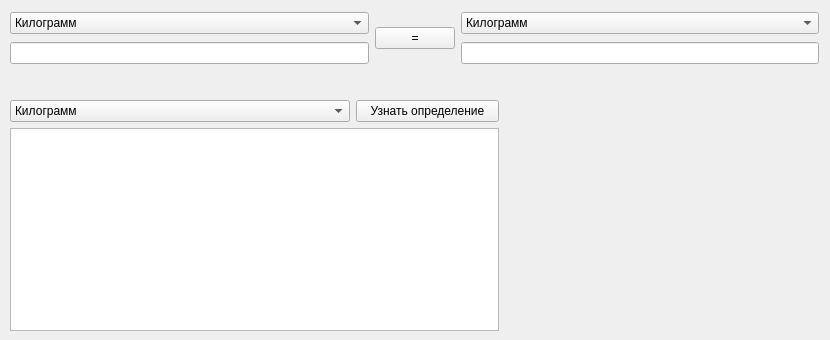
<?xml version="1.0" encoding="UTF-8"?>
<ui version="4.0">
 <class>Form</class>
 <widget class="QWidget" name="Form">
  <property name="geometry">
   <rect>
    <x>0</x>
    <y>0</y>
    <width>830</width>
    <height>340</height>
   </rect>
  </property>
  <property name="windowTitle">
   <string>Form</string>
  </property>
  <widget class="QWidget" name="layoutWidget">
   <property name="geometry">
    <rect>
     <x>10</x>
     <y>10</y>
     <width>809</width>
     <height>57</height>
    </rect>
   </property>
   <layout class="QHBoxLayout" name="horizontalLayout_3">
    <item>
     <layout class="QVBoxLayout" name="verticalLayout">
      <item>
       <widget class="QComboBox" name="comboBox_2">
        <item>
         <property name="text">
          <string>Килограмм</string>
         </property>
        </item>
        <item>
         <property name="text">
          <string>Грамм</string>
         </property>
        </item>
        <item>
         <property name="text">
          <string>Тонна</string>
         </property>
        </item>
        <item>
         <property name="text">
          <string>Центнер</string>
         </property>
        </item>
        <item>
         <property name="text">
          <string>Карат</string>
         </property>
        </item>
        <item>
         <property name="text">
          <string>Атомная еденица массы</string>
         </property>
        </item>
        <item>
         <property name="text">
          <string>Солнечная масса</string>
         </property>
        </item>
        <item>
         <property name="text">
          <string>Электронвольт</string>
         </property>
        </item>
        <item>
         <property name="text">
          <string>Масса протона</string>
         </property>
        </item>
        <item>
         <property name="text">
          <string>Планковская еденица массы</string>
         </property>
        </item>
        <item>
         <property name="text">
          <string>Стоун</string>
         </property>
        </item>
        <item>
         <property name="text">
          <string>Фунт (Американский)</string>
         </property>
        </item>
        <item>
         <property name="text">
          <string>Унция</string>
         </property>
        </item>
        <item>
         <property name="text">
          <string>Драхма (единица измерения массы, США)</string>
         </property>
        </item>
        <item>
         <property name="text">
          <string>Гран (Американский)</string>
         </property>
        </item>
        <item>
         <property name="text">
          <string>Короткая тонна</string>
         </property>
        </item>
        <item>
         <property name="text">
          <string>Короткий хандредвейт</string>
         </property>
        </item>
        <item>
         <property name="text">
          <string>Тройский фунт</string>
         </property>
        </item>
        <item>
         <property name="text">
          <string>Тройская унция</string>
         </property>
        </item>
        <item>
         <property name="text">
          <string>Драхма (единица измерения массы, Великобритания)</string>
         </property>
        </item>
        <item>
         <property name="text">
          <string>Скрупул</string>
         </property>
        </item>
        <item>
         <property name="text">
          <string>Гран (Британский)</string>
         </property>
        </item>
        <item>
         <property name="text">
          <string>Берковец</string>
         </property>
        </item>
        <item>
         <property name="text">
          <string>Пуд</string>
         </property>
        </item>
        <item>
         <property name="text">
          <string>Фунт (Русский)</string>
         </property>
        </item>
        <item>
         <property name="text">
          <string>Лот</string>
         </property>
        </item>
        <item>
         <property name="text">
          <string>Золотник</string>
         </property>
        </item>
        <item>
         <property name="text">
          <string>Доля</string>
         </property>
        </item>
        <item>
         <property name="text">
          <string>Аса</string>
         </property>
        </item>
        <item>
         <property name="text">
          <string>Английская тонна</string>
         </property>
        </item>
        <item>
         <property name="text">
          <string>Марка</string>
         </property>
        </item>
        <item>
         <property name="text">
          <string>Тод</string>
         </property>
        </item>
        <item>
         <property name="text">
          <string>Феркин</string>
         </property>
        </item>
        <item>
         <property name="text">
          <string>Хандредвейт</string>
         </property>
        </item>
        <item>
         <property name="text">
          <string>Хогсхед</string>
         </property>
        </item>
        <item>
         <property name="text">
          <string>Дарейк</string>
         </property>
        </item>
        <item>
         <property name="text">
          <string>Драхма (Античная)</string>
         </property>
        </item>
        <item>
         <property name="text">
          <string>Мина</string>
         </property>
        </item>
        <item>
         <property name="text">
          <string>Обол</string>
         </property>
        </item>
        <item>
         <property name="text">
          <string>Талант</string>
         </property>
        </item>
        <item>
         <property name="text">
          <string>Халк</string>
         </property>
        </item>
        <item>
         <property name="text">
          <string>Шекель</string>
         </property>
        </item>
        <item>
         <property name="text">
          <string>Кэтти</string>
         </property>
        </item>
        <item>
         <property name="text">
          <string>Манэ</string>
         </property>
        </item>
        <item>
         <property name="text">
          <string>Арбуза</string>
         </property>
        </item>
       </widget>
      </item>
      <item>
       <layout class="QHBoxLayout" name="horizontalLayout">
        <item>
         <widget class="QLineEdit" name="lineEdit"/>
        </item>
       </layout>
      </item>
     </layout>
    </item>
    <item>
     <widget class="QPushButton" name="pushButton">
      <property name="text">
       <string>=</string>
      </property>
     </widget>
    </item>
    <item>
     <layout class="QVBoxLayout" name="verticalLayout_2">
      <item>
       <widget class="QComboBox" name="comboBox_3">
        <item>
         <property name="text">
          <string>Килограмм</string>
         </property>
        </item>
        <item>
         <property name="text">
          <string>Грамм</string>
         </property>
        </item>
        <item>
         <property name="text">
          <string>Тонна</string>
         </property>
        </item>
        <item>
         <property name="text">
          <string>Центнер</string>
         </property>
        </item>
        <item>
         <property name="text">
          <string>Карат</string>
         </property>
        </item>
        <item>
         <property name="text">
          <string>Атомная еденица массы</string>
         </property>
        </item>
        <item>
         <property name="text">
          <string>Солнечная масса</string>
         </property>
        </item>
        <item>
         <property name="text">
          <string>Электронвольт</string>
         </property>
        </item>
        <item>
         <property name="text">
          <string>Масса протона</string>
         </property>
        </item>
        <item>
         <property name="text">
          <string>Планковская еденица массы</string>
         </property>
        </item>
        <item>
         <property name="text">
          <string>Стоун</string>
         </property>
        </item>
        <item>
         <property name="text">
          <string>Фунт (Американский)</string>
         </property>
        </item>
        <item>
         <property name="text">
          <string>Унция</string>
         </property>
        </item>
        <item>
         <property name="text">
          <string>Драхма (единица измерения массы, США)</string>
         </property>
        </item>
        <item>
         <property name="text">
          <string>Гран (Американский)</string>
         </property>
        </item>
        <item>
         <property name="text">
          <string>Короткая тонна</string>
         </property>
        </item>
        <item>
         <property name="text">
          <string>Короткий хандредвейт</string>
         </property>
        </item>
        <item>
         <property name="text">
          <string>Тройский фунт</string>
         </property>
        </item>
        <item>
         <property name="text">
          <string>Тройская унция</string>
         </property>
        </item>
        <item>
         <property name="text">
          <string>Драхма (единица измерения массы, Великобритания)</string>
         </property>
        </item>
        <item>
         <property name="text">
          <string>Скрупул</string>
         </property>
        </item>
        <item>
         <property name="text">
          <string>Гран (Британский)</string>
         </property>
        </item>
        <item>
         <property name="text">
          <string>Берковец</string>
         </property>
        </item>
        <item>
         <property name="text">
          <string>Пуд</string>
         </property>
        </item>
        <item>
         <property name="text">
          <string>Фунт (Русский)</string>
         </property>
        </item>
        <item>
         <property name="text">
          <string>Лот</string>
         </property>
        </item>
        <item>
         <property name="text">
          <string>Золотник</string>
         </property>
        </item>
        <item>
         <property name="text">
          <string>Доля</string>
         </property>
        </item>
        <item>
         <property name="text">
          <string>Аса</string>
         </property>
        </item>
        <item>
         <property name="text">
          <string>Английская тонна</string>
         </property>
        </item>
        <item>
         <property name="text">
          <string>Марка</string>
         </property>
        </item>
        <item>
         <property name="text">
          <string>Тод</string>
         </property>
        </item>
        <item>
         <property name="text">
          <string>Феркин</string>
         </property>
        </item>
        <item>
         <property name="text">
          <string>Хандредвейт</string>
         </property>
        </item>
        <item>
         <property name="text">
          <string>Хогсхед</string>
         </property>
        </item>
        <item>
         <property name="text">
          <string>Дарейк</string>
         </property>
        </item>
        <item>
         <property name="text">
          <string>Драхма (Античная)</string>
         </property>
        </item>
        <item>
         <property name="text">
          <string>Мина</string>
         </property>
        </item>
        <item>
         <property name="text">
          <string>Обол</string>
         </property>
        </item>
        <item>
         <property name="text">
          <string>Талант</string>
         </property>
        </item>
        <item>
         <property name="text">
          <string>Халк</string>
         </property>
        </item>
        <item>
         <property name="text">
          <string>Шекель</string>
         </property>
        </item>
        <item>
         <property name="text">
          <string>Кэтти</string>
         </property>
        </item>
        <item>
         <property name="text">
          <string>Манэ</string>
         </property>
        </item>
        <item>
         <property name="text">
          <string>Арбуза</string>
         </property>
        </item>
       </widget>
      </item>
      <item>
       <layout class="QHBoxLayout" name="horizontalLayout_2">
        <item>
         <widget class="QLineEdit" name="lineEdit_2"/>
        </item>
       </layout>
      </item>
     </layout>
    </item>
   </layout>
  </widget>
  <widget class="QWidget" name="layoutWidget">
   <property name="geometry">
    <rect>
     <x>10</x>
     <y>100</y>
     <width>489</width>
     <height>231</height>
    </rect>
   </property>
   <layout class="QVBoxLayout" name="verticalLayout_3">
    <item>
     <layout class="QHBoxLayout" name="horizontalLayout_4">
      <item>
       <widget class="QComboBox" name="comboBox_4">
        <item>
         <property name="text">
          <string>Килограмм</string>
         </property>
        </item>
        <item>
         <property name="text">
          <string>Грамм</string>
         </property>
        </item>
        <item>
         <property name="text">
          <string>Тонна</string>
         </property>
        </item>
        <item>
         <property name="text">
          <string>Центнер</string>
         </property>
        </item>
        <item>
         <property name="text">
          <string>Карат</string>
         </property>
        </item>
        <item>
         <property name="text">
          <string>Атомная еденица массы</string>
         </property>
        </item>
        <item>
         <property name="text">
          <string>Солнечная масса</string>
         </property>
        </item>
        <item>
         <property name="text">
          <string>Электронвольт</string>
         </property>
        </item>
        <item>
         <property name="text">
          <string>Масса протона</string>
         </property>
        </item>
        <item>
         <property name="text">
          <string>Планковская еденица массы</string>
         </property>
        </item>
        <item>
         <property name="text">
          <string>Стоун</string>
         </property>
        </item>
        <item>
         <property name="text">
          <string>Фунт (Американский)</string>
         </property>
        </item>
        <item>
         <property name="text">
          <string>Унция</string>
         </property>
        </item>
        <item>
         <property name="text">
          <string>Драхма (единица измерения массы, США)</string>
         </property>
        </item>
        <item>
         <property name="text">
          <string>Гран (Американский)</string>
         </property>
        </item>
        <item>
         <property name="text">
          <string>Короткая тонна</string>
         </property>
        </item>
        <item>
         <property name="text">
          <string>Короткий хандредвейт</string>
         </property>
        </item>
        <item>
         <property name="text">
          <string>Тройский фунт</string>
         </property>
        </item>
        <item>
         <property name="text">
          <string>Тройская унция</string>
         </property>
        </item>
        <item>
         <property name="text">
          <string>Драхма (единица измерения массы, Великобритания)</string>
         </property>
        </item>
        <item>
         <property name="text">
          <string>Скрупул</string>
         </property>
        </item>
        <item>
         <property name="text">
          <string>Гран (Британский)</string>
         </property>
        </item>
        <item>
         <property name="text">
          <string>Берковец</string>
         </property>
        </item>
        <item>
         <property name="text">
          <string>Пуд</string>
         </property>
        </item>
        <item>
         <property name="text">
          <string>Фунт (Русский)</string>
         </property>
        </item>
        <item>
         <property name="text">
          <string>Лот</string>
         </property>
        </item>
        <item>
         <property name="text">
          <string>Золотник</string>
         </property>
        </item>
        <item>
         <property name="text">
          <string>Доля</string>
         </property>
        </item>
        <item>
         <property name="text">
          <string>Аса</string>
         </property>
        </item>
        <item>
         <property name="text">
          <string>Английская тонна</string>
         </property>
        </item>
        <item>
         <property name="text">
          <string>Марка</string>
         </property>
        </item>
        <item>
         <property name="text">
          <string>Тод</string>
         </property>
        </item>
        <item>
         <property name="text">
          <string>Феркин</string>
         </property>
        </item>
        <item>
         <property name="text">
          <string>Хандредвейт</string>
         </property>
        </item>
        <item>
         <property name="text">
          <string>Хогсхед</string>
         </property>
        </item>
        <item>
         <property name="text">
          <string>Дарейк</string>
         </property>
        </item>
        <item>
         <property name="text">
          <string>Драхма (Античная)</string>
         </property>
        </item>
        <item>
         <property name="text">
          <string>Мина</string>
         </property>
        </item>
        <item>
         <property name="text">
          <string>Обол</string>
         </property>
        </item>
        <item>
         <property name="text">
          <string>Талант</string>
         </property>
        </item>
        <item>
         <property name="text">
          <string>Халк</string>
         </property>
        </item>
        <item>
         <property name="text">
          <string>Шекель</string>
         </property>
        </item>
        <item>
         <property name="text">
          <string>Кэтти</string>
         </property>
        </item>
        <item>
         <property name="text">
          <string>Манэ</string>
         </property>
        </item>
        <item>
         <property name="text">
          <string>Арбуза</string>
         </property>
        </item>
       </widget>
      </item>
      <item>
       <widget class="QPushButton" name="pushButton_2">
        <property name="text">
         <string>Узнать определение</string>
        </property>
       </widget>
      </item>
     </layout>
    </item>
    <item>
     <widget class="QPlainTextEdit" name="plainTextEdit"/>
    </item>
   </layout>
  </widget>
 </widget>
 <resources/>
 <connections/>
</ui>
